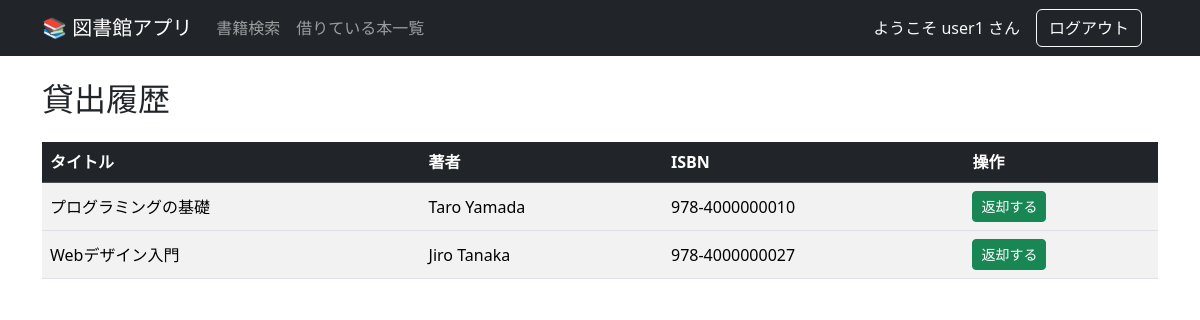
The app's page /borrowed_history (signed in) with its own data.
### library/models.py (models this page shows, shortened)
class User(db.Model):
    __tablename__ = "users"  # 慣習：クラス名を lowercase 化、複数化
    id = db.Column(db.Integer, primary_key=True)
    username = db.Column(db.String(80), unique=True, nullable=False)
    password_hash = db.Column(db.String(128), nullable=False)
    loans = db.relationship("Loan", back_populates="user")

class Loan(db.Model):
    __tablename__ = "loans"
    id = db.Column(db.Integer, primary_key=True)
    book_id = db.Column(db.Integer, db.ForeignKey("books.id"), nullable=False)
    user_id = db.Column(db.Integer, db.ForeignKey("users.id"), nullable=False)
    borrowed_at = db.Column(db.DateTime, nullable=False, default=db.func.now())
    returned_at = db.Column(db.DateTime, nullable=True)
    user = db.relationship("User", back_populates="loans")
    book = db.relationship("Book", back_populates="loans")

class Book(db.Model):
    __tablename__ = "books"
    id = db.Column(db.Integer, primary_key=True)
    title = db.Column(db.String(80), nullable=False)
    author = db.Column(db.String(80), nullable=False)
    isbn = db.Column(db.String(20), unique=True)
    loans = db.relationship("Loan", back_populates="book", lazy="dynamic")

### library/app.py (the view)
@app.route("/borrowed_history")
def borrowed_history():
    user_id = session.get("user_id")
    if not user_id:
        return redirect(url_for("index"))
    current_user = User.query.get(user_id)
    borrowed = Loan.query.filter_by(user=current_user).all()
    return render_template('borrowed_history.html', borrowed=borrowed, user=current_user.username)

### library/templates/borrowed_history.html
{% from 'bootstrap5/form.html' import render_form %}
{% extends "base.html" %}
{% block content %}
<div class="container mt-4">
    <h2 class="mb-4">貸出履歴</h2>
    {% if borrowed %}
    <div class="table-responsive">
        <table class="table table-striped table-hover align-middle">
            <thead class="table-dark">
                <th>タイトル</th>
                <th>著者</th>
                <th>ISBN</th>
                <th>操作</th>
            </thead>
            {% for loan in borrowed %}
            <tbody>
                <td>{{ loan.book.title }}</td>
                <td>{{ loan.book.author }}</td>
                <td>{{ loan.book.isbn }}</td>
                <td>
                    <form method="POST" action="{{ url_for('return_book', loan_id=loan.id) }}">
                        <button class="btn btn-sm btn-success">
                            返却する
                        </button>
                    </form>
                </td>
            </tbody>
            {% endfor %}
        </table>
    </div>
    {% else %}
    <div class="alert alert-info">
        貸出履歴はありません。
    </div>
    {% endif %}
</div>
{% endblock %}

### library/templates/base.html (shortened to what this page needs)
{% from 'bootstrap5/utils.html' import render_messages %}
<!DOCTYPE html>
<html lang="ja">
<head>
    <link rel="stylesheet" href="https://cdn.jsdelivr.net/npm/bootstrap@5.3.5/dist/css/bootstrap.min.css"
>
</head>
<body>
    <nav class="navbar navbar-expand-lg navbar-dark bg-dark">
        <div class="container">
            <a class="navbar-brand" href="/">📚 図書館アプリ</a>
            <div class="navbar-collapse collapse" id="navbarNav">
                <ul class="navbar-nav me-auto">
                    <li class="nav-item">
                        <a class="nav-link" href="{{ url_for('search') }}">書籍検索</a>
                    </li>
                    <li class="nav-item">
                        <a class="nav-link" href="{{ url_for('borrowed_books') }}">借りている本一覧</a>
                    </li>
                </ul>
                <ul class="navbar-nav me-3 gap-3 align-items-center">
                    <li class="nav-item d-flex align-items-center"><span class="navbar-text text-light">ようこそ {{ user }} さん</span></li>
                    <li class="nav-item"><form action="{{ url_for('logout') }}" method="POST"><button type="submit" class="btn btn-outline-light">ログアウト</button></form></li>
                </ul>
            </div>
        </div>
    </nav>
    {% block content %}{% endblock %}
</body>
</html>

### records on screen
User: username "user1"
Loan: book "プログラミングの基礎", book.author "Taro Yamada", book.isbn "978-4000000010"
Loan: book "Webデザイン入門", book.author "Jiro Tanaka", book.isbn "978-4000000027"
